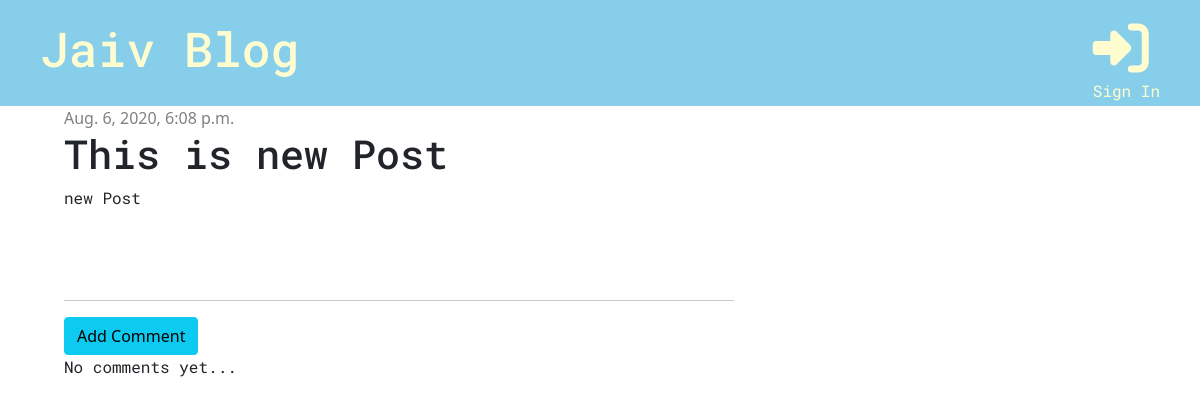
The page /post/5 on the database its author committed.
### blog/models.py (models this page shows, shortened)
class Post(models.Model):
    author = models.ForeignKey('auth.User', on_delete=models.CASCADE)
    title = models.CharField(max_length=200)
    text = models.TextField()
    created_date = models.DateTimeField(default=timezone.now)
    published_date = models.DateTimeField(blank=True, null=True)

### blog/views.py (the view)
# urls.py: path('post/<int:pk>', views.post_detail, name='post_detail'),
def post_detail(request, pk):
    post = get_object_or_404(Post, pk=pk)
    stuff_for_frontend = {'post': post}
    return render(request, 'blog/post_detail.html', stuff_for_frontend)

### blog/templates/blog/post_detail.html (shortened to what this page needs)
{% extends 'blog/base.html'%}
    {% block content %}
        <div class="post">
            {% if post.published_date %}
            <div class="date">
                {{ post.published_date }}
            </div>
            {% else %}
                <a href="{% url 'post_publish' pk=post.pk %}" class="btn btn-primary">Publish</a>
            {% endif %}
            <h1>{{ post.title }}</h1>
            <p> {{ post.text|linebreaksbr}}</p>
        </div>
        <hr>
        <a href="{% url 'add_comment_to_post' pk=post.pk %}" class="btn btn-info">Add Comment</a>
        {% for comment in post.comments.all %}
            {% if user.is_authenticated  or comment.approved %}
            <div class="comment">
                <div class="date">
                    {{ comment.created_date }}
                </div>
                {% if not comment.approved and user.is_superuser %}
                <a href="{% url 'comment_approve' pk=comment.pk %}"><i class="fas fa-user-check"></i></a>
                <a href="{% url 'comment_remove' pk=comment.pk %}"><i class="fas fa-user-minus"></i></a>
                {% endif %}
                <strong>{{ comment.author }}</strong>
                    <p>{{ comment.text }}</p>
            {% endif %}
        {% empty %}
            <p>No comments yet...</p>
        </div>
        {% endfor %}
{% endblock %}

### blog/static/css/blog.css (style rules this page uses)
h1, h2, h3, h4, p { font-family: "Roboto Mono", "Lucida Grande", "DejaVu Sans", "Bitstream Vera Sans", Verdana, Arial, sans-serif; }
.date { color: grey; }
.post { margin-bottom: 90px; }

### rows shown on the page
Post: published_date "Aug. 6, 2020, 6:08 p.m.", title "This is new Post", text "new Post"
